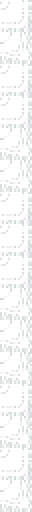
#> input picture tmp.bmp, 16 x 256 px (shown 2 times larger)
$ python colorvariants.py
#> lines starting #> are read from the running program, lines starting #| are printed output that depends on the picture
from PIL import Image
from tkinter import Tk, filedialog
from os import path, listdir, makedirs
root = Tk()
root.withdraw()
def findsubpathsnamed(parent, name):
    if not path.isdir(parent): return []
    dirs = [path.join(parent, x) for x in listdir(parent) if path.isdir(path.join(parent, x))]
    names = [path.join(parent, x) for x in listdir(parent) if x==name]
    for child in dirs:
        names += findsubpathsnamed(child, name)
    return names
source = filedialog.askopenfilename(filetypes = [("White variant", " *.png;*.bmp;*.jpg")])
#> the answer given: tmp.bmp
imsource = Image.open(source).convert("RGBA")
alpha = imsource.getchannel("A")
#> alpha: PIL image 16x256 L; every value is 255
imsource = imsource.convert("RGB")
#> imsource is the input picture: PIL image 16x256 RGB; mean R, G, B 246, 247.2, 247.4
t = findsubpathsnamed(path.join(path.dirname(__file__), "src", "main", "resources"), path.split(path.dirname(source))[-1])
if t:
    t = t[0]
else:
    t = path.dirname(source)
output = filedialog.askdirectory(initialdir=t, title="Output Directory")
#> the answer given: .
naming = input("How should the files be named? %c for color name.\n%i for input filename.\nAlways saves as .png.\nDefaults to %i/%c\n")
#> the answer given: out.png
if not naming:
    naming = "%i/%c"
colors = {'white': (234, 236, 237),
          'silver': (142, 142, 135),
          'gray': (63, 68, 72),
          'black': (21, 21, 26),
          'red': (161, 39, 35),
          'orange': (241, 118, 20),
          'yellow': (249, 198, 40),
          'lime': (112, 185, 26),
          'green': (85, 110, 28),
          'lightblue': (58, 175, 217),
          'cyan': (21, 138, 145),
          'blue': (53, 57, 157),
          'purple': (122, 42, 173),
          'magenta': (190, 69, 180),
          'pink': (238, 141, 172),
          'brown': (114, 72, 41)}
images = {}
size = imsource.size
#> size = (16, 256)
imsource = list(imsource.getdata())
#> imsource = 4096 items, first 6: (250, 250, 250), (248, 249, 249), (255, 255, 255), (255, 255, 255), (249, 250, 250), (255, 255, 255)
imsource = [[z-y for z, y in zip(x, colors["white"])] for x in imsource]
#> imsource = 4096 items, first 6: [16, 14, 13], [14, 13, 12], [21, 19, 18], [21, 19, 18], [15, 14, 13], [21, 19, 18]
for name, rgb in colors.items():
    imdata = [tuple([z+y for z, y in zip(x, rgb)]) for x in imsource]
    im = Image.new("RGB", size)
    im.putdata(imdata)
    im = im.convert("RGBA")
    im.putalpha(alpha)
    images[name] = im
#> this loop made 16 passes
#> pass 2, `im = im.convert("RGBA")`:
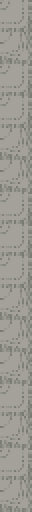
#> im: PIL image 16x256 RGBA (shown 2 times larger); mean R, G, B, A 154, 153.2, 145.4, 255
#> pass 3, `im = im.convert("RGBA")`:
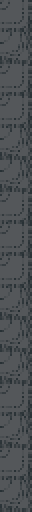
#> im: PIL image 16x256 RGBA (shown 2 times larger); mean R, G, B, A 75, 79.2, 82.4, 255
#> after the loop:
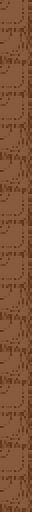
#> im: PIL image 16x256 RGBA (shown 2 times larger); mean R, G, B, A 126, 83.2, 51.4, 255
#> after the loop, images = 16 items
for color, image in images.items():
    p = path.normpath(path.join(output, naming.replace("%c", color).replace("%i", path.splitext(path.basename(source))[0])) + ".png")
    print(p)
    makedirs(path.dirname(p), exist_ok=True)
    image.save(p)
#> this loop made 16 passes
#> color on passes 1 to 12: 'white', 'silver', 'gray', 'black', 'red', 'orange', 'yellow', 'lime', 'green', 'lightblue', 'cyan', 'blue'
#| out.png.png
#| out.png.png
#| out.png.png
#| out.png.png
#| out.png.png
#| out.png.png
#| out.png.png
#| out.png.png
#> (further printed lines are left out)
